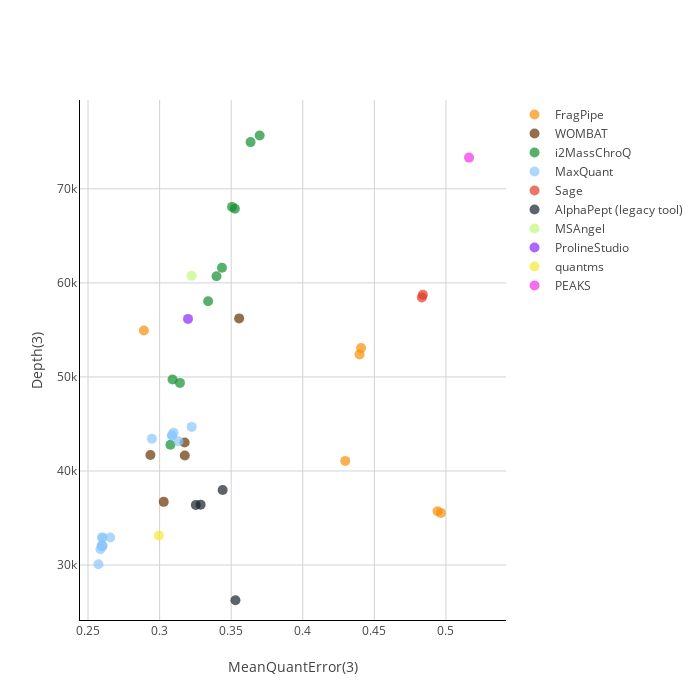

Source (notebook cell):
### Code cell
plot = plot_performance_metrics(
    all_datapoints,
    metric="Mean",
    x_range=[0.1, 0.6],
    y_range=[20000, 150000],
    min_quant=3,
    autoscale=True,
)
# Save the plot
plot.write_image("figures_manuscript/mean_abs_overview_qexactive.svg")

plot

### Figure 1 — Plotly figure (JSON) as saved in the notebook; plotly's stock layout.template omitted (floating-point values rounded to 4 significant figures)
{"data": [{"hovertext": ["ProteoBench ID: FragPipe_20250725_123401<br>Software tool: FragPipe 22.0<br>Comment (private submission): ...", "ProteoBench ID: FragPipe_20250725_123503<br>Software tool: FragPipe 22.1-build02<br>Comment (private submission): ...", "ProteoBench ID: FragPipe_20250725_123836<br>Software tool: FragPipe 23.0<br>Comment (private submission): ...", "ProteoBench ID: FragPipe_20250725_124020<br>Software tool: FragPipe 22.1-build02<br>Comment (private submission): ...", "ProteoBench ID: FragPipe_20250725_124329<br>Software tool: FragPipe 22.0<br>Comment (private submission): ...", "ProteoBench ID: FragPipe_20250725_124404<br>Software tool: FragPipe 22.0<br>Comment (private submission): ..."], "marker": {"color": ["#F89008", "#F89008", "#F89008", "#F89008", "#F89008", "#F89008"], "showscale": false, "size": [10, 10, 10, 10, 10, 10]}, "mode": "markers", "name": "FragPipe", "type": "scatter", "x": [0.4297, 0.4941, 0.289, 0.4964, 0.4407, 0.4396], "y": [41072, 35709, 54941, 35545, 53082, 52398]}, {"hovertext": ["ProteoBench ID: WOMBAT_20250725_123414<br>Software tool: WOMBAT 0.9.11<br>Comment (private submission): ...", "ProteoBench ID: WOMBAT_20250725_123550<br>Software tool: WOMBAT 0.9.11<br>Comment (private submission): ...", "ProteoBench ID: WOMBAT_20250725_124110<br>Software tool: WOMBAT 0.9.11<br>Comment (private submission): ...", "ProteoBench ID: WOMBAT_20250725_124450<br>Software tool: WOMBAT 0.9.11<br>Comment (private submission): ...", "ProteoBench ID: WOMBAT_20250725_124503<br>Software tool: WOMBAT 0.9.11<br>Comment (private submission): ..."], "marker": {"color": ["#663200", "#663200", "#663200", "#663200", "#663200"], "showscale": false, "size": [10, 10, 10, 10, 10]}, "mode": "markers", "name": "WOMBAT", "type": "scatter", "x": [0.3176, 0.3555, 0.2936, 0.3029, 0.3175], "y": [41649, 56223, 41691, 36719, 43031]}, {"hovertext": ["ProteoBench ID: i2MassChroQ_20250725_123432<br>Software tool: i2MassChroQ 1.0.18<br>Comment (private submission): ...", "ProteoBench ID: i2MassChroQ_20250725_123519<br>Software tool: i2MassChroQ 1.2.0<br>Comment (private submission): ...", "ProteoBench ID: i2MassChroQ_20250725_123625<br>Software tool: i2MassChroQ 1.0.16<br>Comment (private submission): ...", "ProteoBench ID: i2MassChroQ_20250725_123731<br>Software tool: i2MassChroQ 1.2.1<br>Comment (private submission): ...", "ProteoBench ID: i2MassChroQ_20250725_123906<br>Software tool: i2MassChroQ 1.2.1<br>Comment (private submission): ...", "ProteoBench ID: i2MassChroQ_20250725_123924<br>Software tool: i2MassChroQ 1.0.18<br>Comment (private submission): ...", "ProteoBench ID: i2MassChroQ_20250725_124101<br>Software tool: i2MassChroQ 1.0.16<br>Comment (private submission): ...", "ProteoBench ID: i2MassChroQ_20250725_124202<br>Software tool: i2MassChroQ 1.2.4<br>Comment (private submission): ...", "ProteoBench ID: i2MassChroQ_20250725_124310<br>Software tool: i2MassChroQ 1.2.1<br>Comment (private submission): ...", "ProteoBench ID: i2MassChroQ_20250725_124441<br>Software tool: i2MassChroQ 1.2.0<br>Comment (private submission): ..."], "marker": {"color": ["#108E2E", "#108E2E", "#108E2E", "#108E2E", "#108E2E", "#108E2E", "#108E2E", "#108E2E", "#108E2E", "#108E2E"], "showscale": false, "size": [10, 10, 10, 10, 10, 10, 10, 10, 10, 10]}, "mode": "markers", "name": "i2MassChroQ", "type": "scatter", "x": [0.3526, 0.309, 0.3142, 0.3635, 0.3397, 0.3436, 0.3699, 0.3339, 0.3075, 0.3506], "y": [67891, 49728, 49365, 74969, 60711, 61603, 75663, 58045, 42794, 68081]}, {"hovertext": ["ProteoBench ID: MaxQuant_20250725_123448<br>Software tool: MaxQuant 2.3.1.0<br>Comment (private submission): ...", "ProteoBench ID: MaxQuant_20250725_123535<br>Software tool: MaxQuant 1.5.2.8<br>Comment (private submission): ...", "ProteoBench ID: MaxQuant_20250725_123608<br>Software tool: MaxQuant 1.5.8.2<br>Comment (private submission): ...", "ProteoBench ID: MaxQuant_20250725_123643<br>Software tool: MaxQuant 1.5.3.30<br>Comment (private submission): ...", "ProteoBench ID: MaxQuant_20250725_123658<br>Software tool: MaxQuant 2.1.4.0<br>Comment (private submission): ...", "ProteoBench ID: MaxQuant_20250725_123712<br>Software tool: MaxQuant 2.1.4.0<br>Comment (private submission): ...", "ProteoBench ID: MaxQuant_20250725_123757<br>Software tool: MaxQuant 2.5.1.0<br>Comment (private submission): ...", "ProteoBench ID: MaxQuant_20250725_123815<br>Software tool: MaxQuant 1.5.3.30<br>Comment (private submission): ...", "ProteoBench ID: MaxQuant_20250725_123849<br>Software tool: MaxQuant 2.4.13.0<br>Comment (private submission): ...", "ProteoBench ID: MaxQuant_20250725_123951<br>Software tool: MaxQuant 2.1.3.0<br>Comment (private submission): ...", "ProteoBench ID: MaxQuant_20250725_124005<br>Software tool: MaxQuant 2.1.3.0<br>Comment (private submission): ...", "ProteoBench ID: MaxQuant_20250725_124127<br>Software tool: MaxQuant 1.5.8.2<br>Comment (private submission): ...", "ProteoBench ID: MaxQuant_20250725_124144<br>Software tool: MaxQuant 1.6.3.3<br>Comment (private submission): ...", "ProteoBench ID: MaxQuant_20250725_124421<br>Software tool: MaxQuant 1.5.3.30<br>Comment (private submission): ...", "ProteoBench ID: MaxQuant_20250725_124518<br>Software tool: MaxQuant 2.1.3.0<br>Comment (private submission): ..."], "marker": {"color": ["#8bc6fd", "#8bc6fd", "#8bc6fd", "#8bc6fd", "#8bc6fd", "#8bc6fd", "#8bc6fd", "#8bc6fd", "#8bc6fd", "#8bc6fd", "#8bc6fd", "#8bc6fd", "#8bc6fd", "#8bc6fd", "#8bc6fd"], "showscale": false, "size": [10, 10, 10, 10, 10, 10, 10, 10, 10, 10, 10, 10, 10, 10, 10]}, "mode": "markers", "name": "MaxQuant", "type": "scatter", "x": [0.2946, 0.2655, 0.3132, 0.3224, 0.3086, 0.26, 0.2599, 0.26, 0.2573, 0.3086, 0.26, 0.2587, 0.2595, 0.2599, 0.3097], "y": [43426, 32935, 43170, 44686, 43766, 32032, 32034, 32936, 30086, 43765, 32032, 31676, 32077, 32892, 44076]}, {"hovertext": ["ProteoBench ID: Sage_20250725_123744<br>Software tool: Sage 0.14.6<br>Comment (private submission): ...", "ProteoBench ID: Sage_20250725_124230<br>Software tool: Sage 0.14.6<br>Comment (private submission): ..."], "marker": {"color": ["#E43924", "#E43924"], "showscale": false, "size": [10, 10]}, "mode": "markers", "name": "Sage", "type": "scatter", "x": [0.4832, 0.4839], "y": [58445, 58744]}, {"hovertext": ["ProteoBench ID: AlphaPept_20250725_123937<br>Software tool: AlphaPept 0.5.0<br>Comment (private submission): ...", "ProteoBench ID: AlphaPept_20250725_124037<br>Software tool: AlphaPept 0.5.3<br>Comment (private submission): ...", "ProteoBench ID: AlphaPept_20250725_124217<br>Software tool: AlphaPept 0.5.3<br>Comment (private submission): ...", "ProteoBench ID: AlphaPept_20250725_124345<br>Software tool: AlphaPept 0.5.0<br>Comment (private submission): ..."], "marker": {"color": ["#17212b", "#17212b", "#17212b", "#17212b"], "showscale": false, "size": [10, 10, 10, 10]}, "mode": "markers", "name": "AlphaPept (legacy tool)", "type": "scatter", "x": [0.353, 0.3286, 0.3253, 0.344], "y": [26255, 36421, 36379, 37969]}, {"hovertext": ["ProteoBench ID: MSAngel_20250725_124255<br>Software tool: MSAngel 2.2.10<br>Comment (private submission): ..."], "marker": {"color": ["#C0FA7D"], "showscale": false, "size": [10]}, "mode": "markers", "name": "MSAngel", "type": "scatter", "x": [0.3224], "y": [60766]}, {"hovertext": ["ProteoBench ID: ProlineStudio_20250725_124542<br>Software tool: ProlineStudio 2.3.0-SNAPSHOT_2024-09-11T06:45:20Z_jenkins<br>Comment (private submission): ..."], "marker": {"color": ["#8b26ff"], "showscale": false, "size": [10]}, "mode": "markers", "name": "ProlineStudio", "type": "scatter", "x": [0.3198], "y": [56170]}, {"hovertext": ["ProteoBench ID: quantms_20250725_124555<br>Software tool: quantms v1.3.1dev-g70337bc<br>Comment (private submission): ..."], "marker": {"color": ["#f5e830"], "showscale": false, "size": [10]}, "mode": "markers", "name": "quantms", "type": "scatter", "x": [0.2995], "y": [33133]}, {"hovertext": ["ProteoBench ID: PEAKS_20250725_124614<br>Software tool: PEAKS 13 20250520<br>Comment (private submission): ..."], "marker": {"color": ["#f032e6"], "showscale": false, "size": [10]}, "mode": "markers", "name": "PEAKS", "type": "scatter", "x": [0.5161], "y": [73321]}], "layout": {"annotations": [{"font": {"color": "rgba(0,0,0,0.1)", "size": 50}, "showarrow": false, "text": "", "x": 0.5, "xref": "paper", "y": 0.5, "yref": "paper"}], "clickmode": "event+select", "height": 700, "width": 700, "xaxis": {"gridcolor": "lightgray", "gridwidth": 1, "linecolor": "black", "range": [0.2444, 0.5419], "showgrid": true, "title": {"text": "MeanQuantError(3)"}}, "yaxis": {"gridcolor": "lightgray", "gridwidth": 1, "linecolor": "black", "range": [24150.0, 79450.0], "showgrid": true, "title": {"text": "Depth(3)"}}}}
